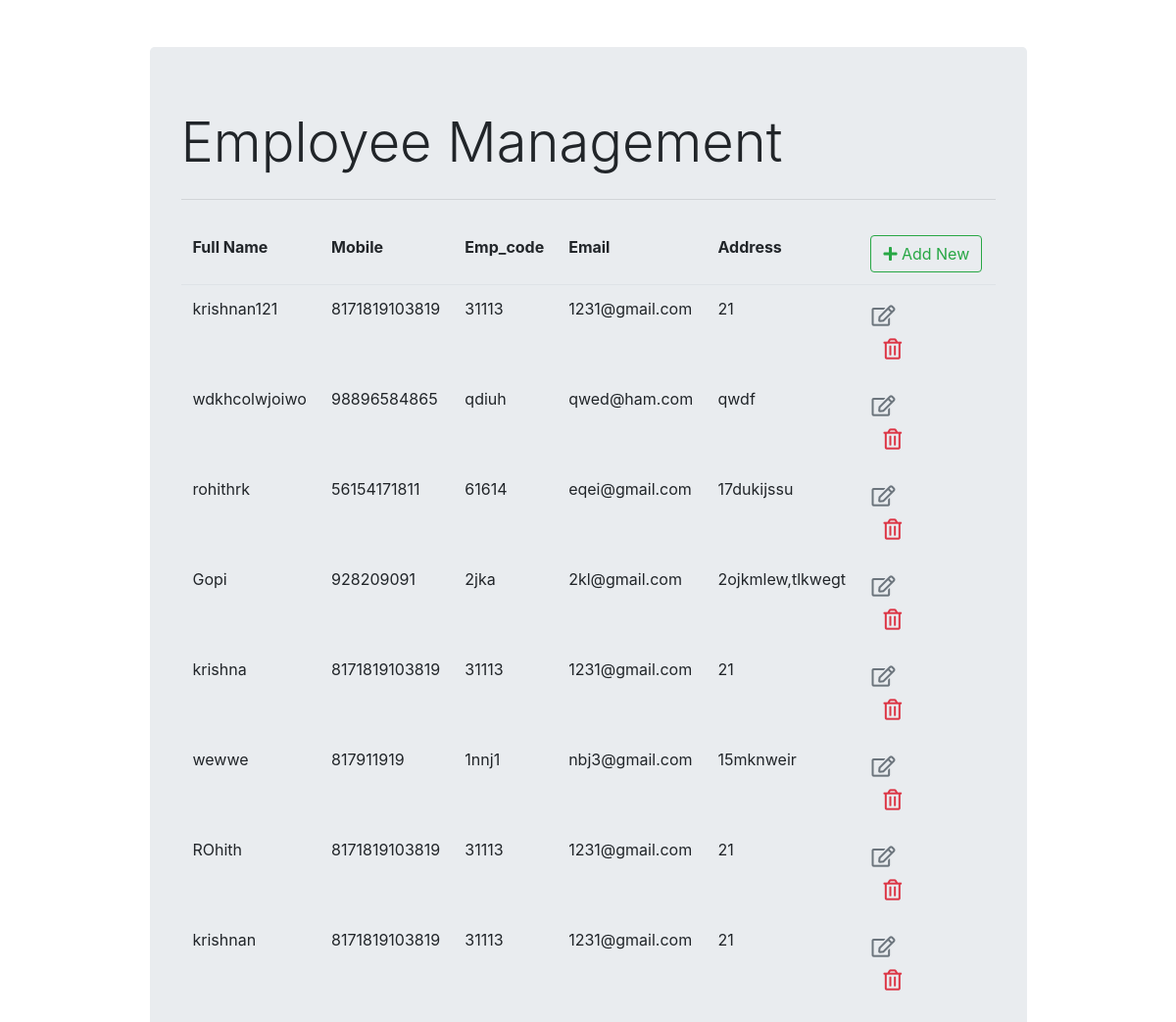
The app's page /employee/employee_list with its own data.
### employeeapi/models.py (models this page shows)
class Employee(models.Model):
    fullname = models.CharField(max_length=100,default='')
    emp_code = models.CharField(max_length=5,default='')
    mobile = models.CharField(max_length=15,default='')
    Email =models.EmailField(max_length=300,default='')
    Password =models.CharField(max_length=15,default='')
    Address =models.CharField(max_length=300,default='')

### employeeapi/views.py (the view)
# urls.py: path('employee_list',views.employee_list,name='employee_list'),
def employee_list(request):
    context = {'employee_list': Employee.objects.all()}
    return render(request, "employee_register/employee_list.html", context)

### employeeapi/templates/employee_register/employee_list.html (shortened to what this page needs)
{% extends "employee_register/base.html" %}
{% block content %}
<table class="table table-borderless">
    <thead class="border-bottom font-weight-bold">
        <tr>
            <td>Full Name</td>
            <td>Mobile</td>
            <td>Emp_code</td>
            <td>Email</td>
            <td>Address</td>
            <td>
                <a href="{% url 'employee_insert' %}" class="btn btn-outline-success">
                    <i class="fas fa-plus"></i> Add New
                </a>
            </td>
        </tr>
    </thead>
    <tbody>
        {% for employee in employee_list %}
            <tr>
                <td>{{employee.fullname}}</td>
                <td>{{employee.mobile}}</td>
                <td>{{employee.emp_code}}</td>
                <td>{{employee.Email}}</td>
                <td>{{employee.Address}}</td>
                <td>
                    <a href="{% url 'employee_update' employee.id %}" class="btn text-secondary px-0">
                        <i class="far fa-edit fa-lg"></i>
                    </a>
                    <form action="{% url 'employee_delete' employee.id %}" method="post" class="d-inline">
                        <br><button type="submit" class="btn">
                            <i class="far fa-trash-alt fa-lg text-danger float-right"></i>
                        </button>
                    </form>
                </td>
            </tr>
        {% endfor %}
    </tbody>
</table>
{% endblock content %}

### employeeapi/templates/employee_register/base.html (shortened to what this page needs)
<!DOCTYPE html>
<html lang="en">
<head>
    <link rel="stylesheet" href="https://stackpath.bootstrapcdn.com/bootstrap/4.3.1/css/bootstrap.min.css"
>
    <link rel="stylesheet" href="https://cdnjs.cloudflare.com/ajax/libs/font-awesome/5.11.2/css/all.min.css">
</head>
<body>
    <div class="container">
        <div class="col-md-10 offset-md-1 mt-5">
            <div class="jumbotron">
                <h1 class="display-4">Employee Management</h1>
                <hr class="my-4">
                {% block content %}
                {% endblock content %}
            </div>
        </div>
    </div>
</body>
</html>

### records on screen
Employee: fullname "krishnan121", mobile "8171819103819", emp_code "31113", Email "1231@gmail.com", Address "21"
Employee: fullname "wdkhcolwjoiwo", mobile "98896584865", emp_code "qdiuh", Email "qwed@ham.com", Address "qwdf"
Employee: fullname "rohithrk", mobile "56154171811", emp_code "61614", Email "eqei@gmail.com", Address "17dukijssu"
Employee: fullname "Gopi", mobile "928209091", emp_code "2jka", Email "2kl@gmail.com", Address "2ojkmlew,tlkwegt"
Employee: fullname "krishna", mobile "8171819103819", emp_code "31113", Email "1231@gmail.com", Address "21"
Employee: fullname "wewwe", mobile "817911919", emp_code "1nnj1", Email "nbj3@gmail.com", Address "15mknweir"
Employee: fullname "ROhith", mobile "8171819103819", emp_code "31113", Email "1231@gmail.com", Address "21"
Employee: fullname "krishnan", mobile "8171819103819", emp_code "31113", Email "1231@gmail.com", Address "21"
